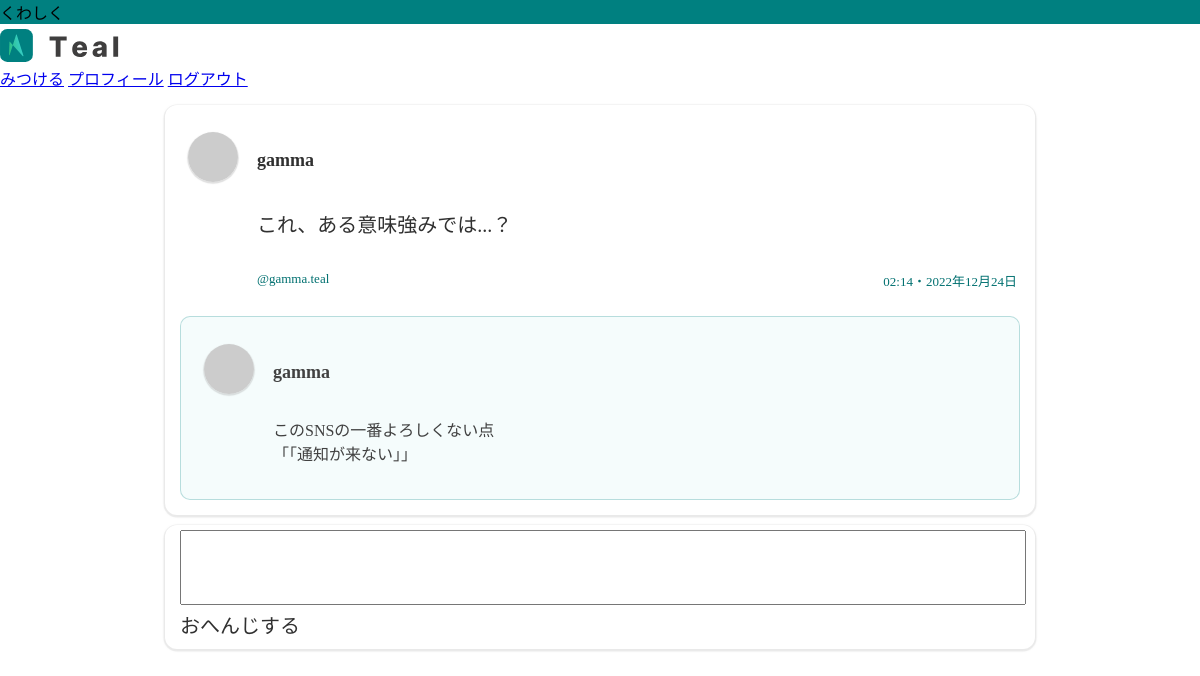
The page /gamma/e38193e3828ce38081e38182e3828be6848fe591b3e5bcb7e381bfe381a7e381af2e2e2eefbc9f (signed in) on the database its author committed.
### app.py (models this page shows)
class Post(db.Model):
    id = db.Column(db.Integer, primary_key=True)
    postUser = db.Column(db.String(20), nullable=False)
    postTweet = db.Column(db.String(120), nullable=True)
    postTweetHex = db.Column(db.Text)
    imgUrl = db.Column(db.Text) # 廃止
    replyUser = db.Column(db.Text)
    replyTweet = db.Column(db.Text)
    replyTweetHex = db.Column(db.Text)
    replyImgUrl = db.Column(db.Text)
    dateY = db.Column(db.Text)
    dateM = db.Column(db.Text)
    dateD = db.Column(db.Text)
    timeH = db.Column(db.Text)
    timeM = db.Column(db.Text)
    RdateY = db.Column(db.Text)
    RdateM = db.Column(db.Text)
    RdateD = db.Column(db.Text)
    RtimeH = db.Column(db.Text)
    RtimeM = db.Column(db.Text)

### app.py (the view, shortened to what this page needs)
@app.route('/<string:username>/<string:tweethex>', methods=['GET', 'POST'])
def reply(username, tweethex):
    pwd = "くわしく"
    if request.method == 'POST':
        dt_now = datetime.datetime.now()
        postUser = current_user.username
        postTweet = request.form.get('postTweet')
        postTweet = postTweet.replace('?', '？')
        postTweet = postTweet.replace('#', '＃')
        postTweet = postTweet.replace('\n', '__newLine__')
        tweetHex = postTweet.encode('utf-8')
        postTweetHex = tweetHex.hex()
        replyUser = username
        tweet = bytes.fromhex(tweethex).decode("utf-8")
        tweet = tweet.replace('__newLine___', '\n')
        replyTweet = tweet
        replyTweetHex = tweethex
        dateY = dt_now.strftime("%Y")
        dateM = dt_now.strftime("%m")
        dateD = dt_now.strftime("%d")
        timeH = dt_now.strftime("%H")
        timeM = dt_now.strftime("%M")
        postTweet = postTweet.replace('?', '？')
        new_post = Post (
            postUser = postUser,
            postTweet = postTweet,
            postTweetHex = postTweetHex,
            imgUrl = None,
            replyUser = replyUser,
            replyTweet = replyTweet,
            replyTweetHex = replyTweetHex,
            replyImgUrl = None,
            dateY = dateY,
            dateM = dateM,
            dateD = dateD,
            timeH = timeH,
            timeM = timeM
        )
        db.session.add(new_post)
        db.session.commit()
        return redirect(f'/{ username }/{ tweethex }')
    else:
        post = Post.query.filter_by(postUser=username, postTweetHex=tweethex).first()
        postUser = User.query.filter_by(username=post.postUser).first()
        postUserEmail = postUser.useremail
        md5 = hashlib.md5(postUserEmail.encode("utf-8")).hexdigest()
        if post.replyTweet:
            replyTweetUser = post.replyUser
            replyUser = User.query.filter_by(username=replyTweetUser).first()
            replyTweetUserMd5 = hashlib.md5(replyUser.useremail.encode("utf-8")).hexdigest()
        else:
            replyTweetUserMd5 = None
        replys = Post.query.filter_by(replyUser=username, replyTweetHex=tweethex).order_by(Post.id.desc()).all()
        replyUserNames = []
        return render_template('reply.html', post=post, l=zip(replys, replyUserNames), pwd=pwd, md5=md5, replyTweetUserMd5=replyTweetUserMd5)

### app.py (called while the page is built)
@login_manager.user_loader
def load_user(user_id):
    return User.query.get(int(user_id))

### templates/reply.html (shortened to what this page needs)
{% extends 'base.html' %}
{% block body %}
<div class="page-content">
    <div class="tweet-item toolskit shadow">
        <table>
            <td>
                <a href="/{{ post.postUser }}">
                    <img class="user-icon" src="https://1.gravatar.com/avatar/{{ md5 }}?s=4000">
                </a>
            </td>
            <td class="td">
                <div class="postData">
                    <p class="user-name">{{ post.postUser }}</p>
                </div>
                <p class="tweet-rp">{{ post.postTweet | replace('__newLine__', '<br>') | safe }}</p>
                <div class="postData">
                    <p class="user-id">@{{ post.postUser }}.teal</p>
                    <p class="user-time">{{ post.timeH }}:{{ post.timeM }}・{{ post.dateY }}年{{ post.dateM }}月{{ post.dateD }}日</p>
                </div>
            </td>
        </table>
        {% if post.replyTweet != None %}
        <a
            href="/{{ post.replyUser }}/{{ post.replyTweetHex }}">
            <div class="replyTweet">
                <table>
                    <td>
                        <a href="/{{ post.replyUser }}">
                            <img class="user-icon"
                                src="https://1.gravatar.com/avatar/{{ replyTweetUserMd5 }}?s=4000">
                        </a>
                    </td>
                    <td class="td">
                        <div class="postData">
                            <p class="user-name">{{ post.replyUser }}</p>
                        </div>
                        <p>{{ post.replyTweet | replace('__newLine__', '<br>') | safe}}</p>
                    </td>
                </table>
            </div>
        </a>
        {% endif %}
    </div>
    <div class="tweet-item tools shadow">
        <form id="Box" action="/{{ post.postUser }}/{{ post.postTweetHex }}"
            method="POST" enctype="multipart/form-data">
            <div class="mdl-textfield mdl-js-textfield">
                <textarea name="postTweet" class="mdl-textfield__input" rows="3" type="text"
                    onkeyup="ShowLength(value)"></textarea>
                <label class="mdl-textfield__label" for="sample5">おへんじする</label>
            </div>
        </form>
    </div>
</div>
{% endblock %}

### static/style.css (style rules this page uses)
:root { --tealThemaColor: #008080; --tealColor1: #01afaf; --tealColor2: #00cdcd; --tealColor3: #00f1f1; --textColor_D: #303030; --textColor_w: #f4f4f4; --tealRed: #f97171; --tealBlue: #71aef9; --tealGreen: #7be975; --tealOrange: #eebb56; --tealBoxShadow: #86868643 0px 2px 3px 2px; }
* { font-family: MyFont; }
body { margin: 0px; padding: 0px; }
.page-content { display: flex; flex-wrap: wrap; justify-content: center; color: var(--textColor_D) }
.tweet-item { font-family: MyFont; width: 50%; margin: 15px; padding: 15px; margin-top: 20px; word-break: break-all; background: rgb(255, 255, 255); border-radius: 12px; }
.shadow { box-shadow: 0px 1px 1px 1.5px rgba(211, 211, 211, 0.51); }
@media screen and (max-width: 1500px) { .tweet-item { width: 70%; margin: 15px; } }
.mdl-js-textfield, .mdl-textfield__input { font-family: MyFont; font-size: 20px; width: 100%; resize: none; }
.mdl-textfield__label:after { font-family: MyFont; background-color: var(--tealThemaColor); }
.user-icon { width: 50px; height: 50px; object-fit: cover; border-radius: 50%; margin-left: 5px; margin-right: 15px; box-shadow: #9c9c9c52 0px 1px 1px 0.8px; }
.user-name { font-family: MyFont; font-weight: bold; font-size: 18px; }
td { font-family: MyFont; padding-top: 10px; vertical-align: top; }
.tweet-item a { text-decoration: none; color:rgb(65, 65, 65); }
.replyTweet { width: 100%; background-color: #c2e8e829;; border: solid 1.5px #00808040; border-radius: 10px; padding: 15px; margin-top: 10px; box-sizing: border-box; }
.tweet-rp { font-size: 20px; }
.tools { margin-top: 0px; padding-top: 5px; padding-bottom: 10px; }
.toolskit { margin-bottom: 10px; }
.postData { display: flex; justify-content: space-between; width: 100%; }
.td { width: 100%; }
.user-id, .user-time { font-size: 13px; color: #007070; }

### rows shown on the page
Post: postUser "gamma", postTweet "これ、ある意味強みでは...？", timeH "02", timeM "14", dateY "2022", dateM "12", dateD "24", replyUser "gamma", replyTweet "このSNSの一番よろしくない点 「「通知が来ない」」"

### other values the page prints
{{ pwd }} "くわしく"
